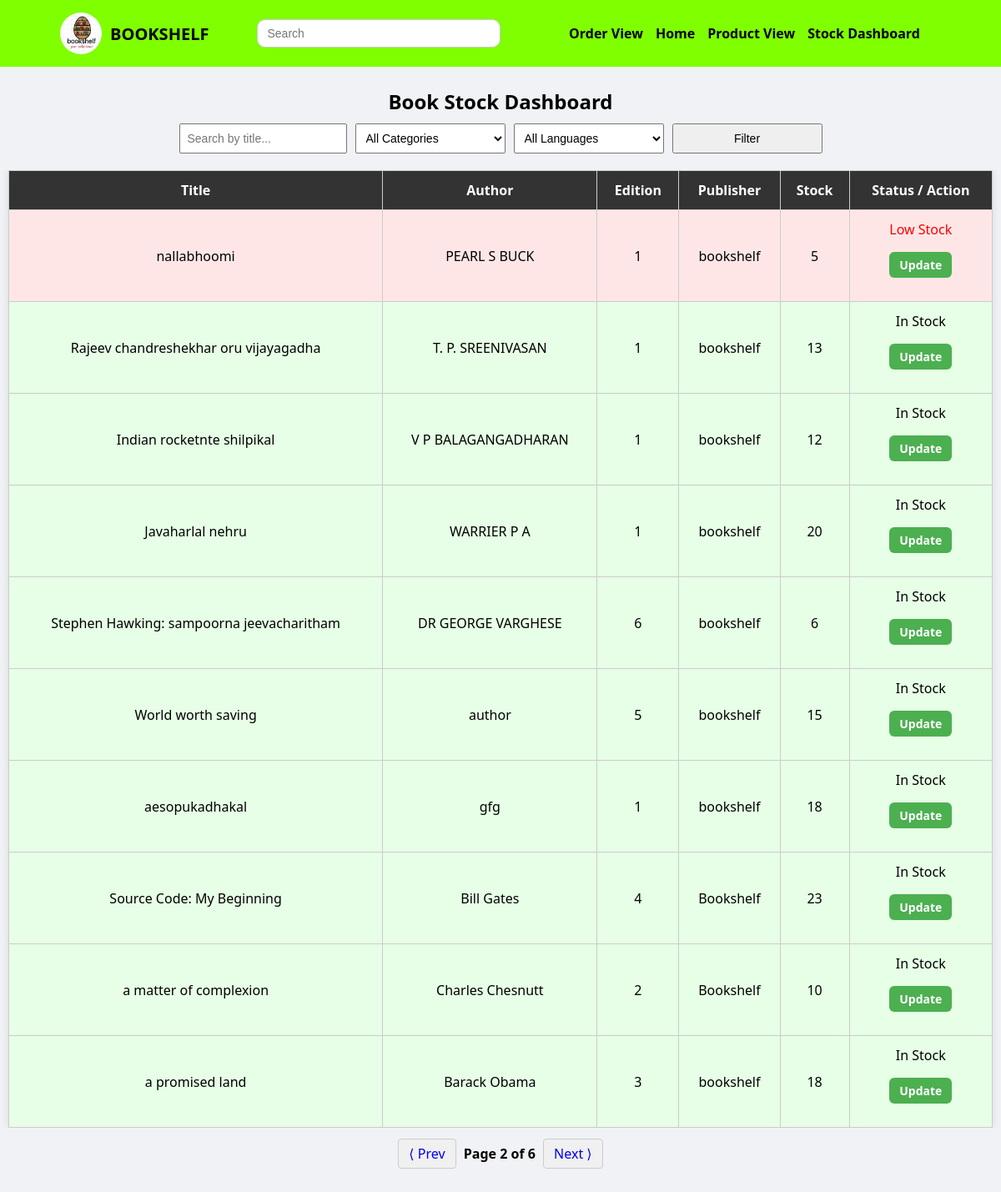
The page /dashboard?q=&category=&language=&page=2 on the database its author committed.
### APP/models.py (models this page shows)
class Add2(models.Model):
    author=models.TextField()
    description=models.TextField()
    publishdate=models.DateField(auto_now_add=True)
    edition=models.IntegerField()
    publisher=models.TextField()
    pages=models.IntegerField()
    isbn=models.IntegerField()
    binding=models.TextField()
    stock=models.IntegerField(default=1)
    book = models.ForeignKey(Add, null=True, blank=True, on_delete=models.CASCADE)

class Add(models.Model):
    doc=models.FileField()
    lname=models.ForeignKey(Language,on_delete=models.CASCADE)
    cname=models.ForeignKey(Category,on_delete=models.CASCADE)
    name=models.TextField()
    price=models.IntegerField()
    oldprice=models.IntegerField()
    discount=models.IntegerField()

### APP/views.py (the view)
# urls.py: path('dashboard', views.stock_dashboard, name='stock_dashboard'),
def stock_dashboard(request):
    query = request.GET.get('q', '')
    selected_category = request.GET.get('category', '')
    selected_language = request.GET.get('language', '')
    books = Add2.objects.select_related('book', 'book__cname', 'book__lname').all()
    if query:
        books = books.filter(book__name__icontains=query)
    if selected_category:
        books = books.filter(book__cname__id=selected_category)
    if selected_language:
        books = books.filter(book__lname__id=selected_language)
    paginator = Paginator(books, 10)
    page_number = request.GET.get('page')
    page_obj = paginator.get_page(page_number)
    categories = Category.objects.all()
    languages = Language.objects.all()
    context = {
        'page_obj': page_obj,
        'categories': categories,
        'languages': languages,
        'query': query,
        'selected_category': selected_category,
        'selected_language': selected_language,
    }
    return render(request, 'stock_dashboard.html', context)

### templates/stock_dashboard.html (shortened to what this page needs)
<!DOCTYPE html>
<html lang="en">
<head>
    {% load static %}
</head>
<body>
<div class="main">
    <div class="nav">
        <div class="logo">
            <img src="{% static 'images/logo.png' %}" alt="Logo">
            <h3>BOOKSHELF</h3>
        </div>
        <div class="search">
            <input type="text" name="search" placeholder="Search">
        </div>
        <div class="list">
            <ul>
                <li><a href="{% url 'admin_order_management' %}" >Order View</a></li>
                <li><a href="../adindex">Home</a></li>
                <li><a href="../adbookview">Product View</a></li>
                <li><a href="{% url 'stock_dashboard' %}" class="page">Stock Dashboard</a></li>
            </ul>
        </div>
    </div>
    <h2>Book Stock Dashboard</h2>
    <form method="get">
        <input type="text" name="q" placeholder="Search by title..." value="{{ query }}">
        <select name="category">
            <option value="">All Categories</option>
        </select>
        <select name="language">
            <option value="">All Languages</option>
        </select>
        <button type="submit">Filter</button>
    </form>
    <div class="table-wrapper">
        <table>
            <thead>
                <tr>
                    <th>Title</th>
                    <th>Author</th>
                    <th>Edition</th>
                    <th>Publisher</th>
                    <th>Stock</th>
                    <th>Status / Action</th>
                </tr>
            </thead>
            <tbody>
                {% for b in page_obj %}
                <tr class="{% if b.stock <= 5 %}low-stock{% else %}in-stock{% endif %}">
                    <td>{{ b.book.name }}</td>
                    <td>{{ b.author }}</td>
                    <td>{{ b.edition }}</td>
                    <td>{{ b.publisher }}</td>
                    <td>{{ b.stock }}</td>
                    <td>
                        {% if b.stock <= 5 %}
                            <span style="color:red;">Low Stock</span>
                        {% else %}
                            In Stock
                        {% endif %}
                        <br>
                        <p class="view">
                            <a href="../adupdate/{{ b.book.pk }}">Update</a>
                        </p>
                    </td>
                </tr>
                {% endfor %}
            </tbody>
        </table>
    </div>
    <div class="pagination">
        {% if page_obj.has_previous %}
            <a href="?q={{ query }}&category={{ selected_category }}&language={{ selected_language }}&page={{ page_obj.previous_page_number }}">⟨ Prev</a>
        {% endif %}
        <span>Page {{ page_obj.number }} of {{ page_obj.paginator.num_pages }}</span>
        {% if page_obj.has_next %}
            <a href="?q={{ query }}&category={{ selected_category }}&language={{ selected_language }}&page={{ page_obj.next_page_number }}">Next ⟩</a>
        {% endif %}
    </div>
</div>
</body>
</html>

### templates/stock_dashboard.html (style rules this page uses)
* { box-sizing: border-box; }
html, body { margin: 0; padding: 0; overflow-x: hidden; font-family: 'Segoe UI', Tahoma, Geneva, Verdana, sans-serif; background-color: #f0f2f5; }
.main { padding-bottom: 40px; width: 100%; }
.nav { display: flex; flex-wrap: wrap; justify-content: space-between; align-items: center; padding: 10px 15px; background-color: chartreuse; }
.nav > div { margin: 5px 0; display: flex; justify-content: center; align-items: center; flex-wrap: wrap; }
.logo { gap: 10px; }
.logo img { height: 50px; width: 50px; border-radius: 50%; }
.logo h3 { margin: 0; font-size: 20px; }
.search input { width: 100%; max-width: 300px; padding: 8px 12px; border-radius: 10px; border: 1px solid #ccc; font-size: 14px; }
.list ul { list-style: none; padding: 0; display: flex; flex-wrap: wrap; gap: 15px; justify-content: center; margin: 0; }
.list a { text-decoration: none; color: black; font-weight: 600; font-size: 16px; transition: color 0.2s ease; }
.list .page { font-weight: 800; }
h2 { text-align: center; margin: 25px 0 10px; }
form { display: flex; flex-wrap: wrap; gap: 10px; justify-content: center; padding: 0 10px; margin-bottom: 20px; }
input, select, button { padding: 8px; font-size: 14px; min-width: 180px; }
.table-wrapper { overflow-x: auto; padding: 0 10px; width: 100%; }
table { width: 100%; min-width: 700px; border-collapse: collapse; background-color: white; box-shadow: 0 0 10px rgba(0,0,0,0.1); }
th, td { padding: 12px; border: 1px solid #ccc; text-align: center; white-space: nowrap; }
th { background-color: #333; color: white; }
tr.low-stock { background-color: #ffe6e6; }
tr.in-stock { background-color: #e6ffe6; }
.pagination { margin-top: 20px; text-align: center; }
.pagination a { margin: 0 5px; text-decoration: none; padding: 6px 12px; border: 1px solid #ccc; background-color: #f0f0f0; border-radius: 4px; }
.pagination span { font-weight: bold; }
.view a { display: inline-block; background-color: #4CAF50; color: white; padding: 6px 12px; border-radius: 6px; text-decoration: none; font-size: 14px; font-weight: 600; transition: background-color 0.3s ease, transform 0.2s ease; }
@media (min-width: 768px) { .nav { display:flex; flex-wrap: nowrap; } }
@media (min-width: 768px) { .logo { flex:1; } }
@media (min-width: 768px) { .logo, .search, .list { justify-content: flex-start; } }
@media (min-width: 768px) { .search { flex:1; justify-content: center; } }
@media (min-width: 768px) { .list { flex:2; justify-content: flex-end; } }

### rows shown on the page
Add2: book.name "nallabhoomi", author "PEARL S BUCK", edition "1", publisher "bookshelf", stock "5", shows "Low Stock"
Add2: book.name "Rajeev chandreshekhar oru vijayagadha", author "T. P. SREENIVASAN", edition "1", publisher "bookshelf", stock "13", shows "In Stock"
Add2: book.name "Indian rocketnte shilpikal", author "V P BALAGANGADHARAN", edition "1", publisher "bookshelf", stock "12", shows "In Stock"
Add2: book.name "Javaharlal nehru", author "WARRIER P A", edition "1", publisher "bookshelf", stock "20", shows "In Stock"
Add2: book.name "Stephen Hawking: sampoorna jeevacharitham", author "DR GEORGE VARGHESE", edition "6", publisher "bookshelf", stock "6", shows "In Stock"
Add2: book.name "World worth saving", author "author", edition "5", publisher "bookshelf", stock "15", shows "In Stock"
Add2: book.name "aesopukadhakal", author "gfg", edition "1", publisher "bookshelf", stock "18", shows "In Stock"
Add2: book.name "Source Code: My Beginning", author "Bill Gates", edition "4", publisher "Bookshelf", stock "23", shows "In Stock"
Add2: book.name "a matter of complexion", author "Charles Chesnutt", edition "2", publisher "Bookshelf", stock "10", shows "In Stock"
Add2: book.name "a promised land", author "Barack Obama", edition "3", publisher "bookshelf", stock "18", shows "In Stock"

### other values the page prints
{{ page_obj.number }} "2"
{{ page_obj.paginator.num_pages }} "6"
